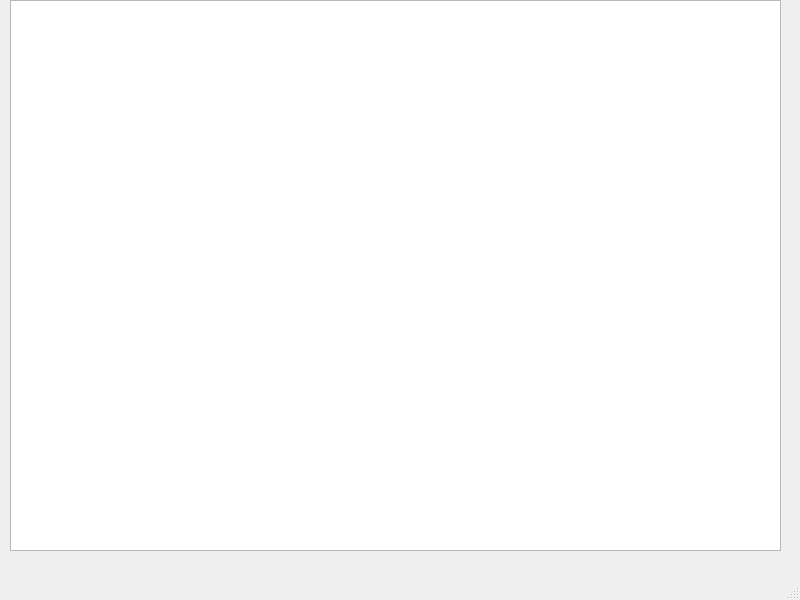
<?xml version="1.0" encoding="UTF-8"?>
<ui version="4.0">
 <class>MainWindow</class>
 <widget class="QMainWindow" name="MainWindow">
  <property name="geometry">
   <rect>
    <x>0</x>
    <y>0</y>
    <width>800</width>
    <height>600</height>
   </rect>
  </property>
  <property name="windowTitle">
   <string>MainWindow</string>
  </property>
  <widget class="QWidget" name="centralwidget">
   <widget class="QTableWidget" name="tableWidget">
    <property name="geometry">
     <rect>
      <x>10</x>
      <y>0</y>
      <width>771</width>
      <height>551</height>
     </rect>
    </property>
   </widget>
  </widget>
  <widget class="QMenuBar" name="menubar">
   <property name="geometry">
    <rect>
     <x>0</x>
     <y>0</y>
     <width>800</width>
     <height>21</height>
    </rect>
   </property>
  </widget>
  <widget class="QStatusBar" name="statusbar"/>
 </widget>
 <resources/>
 <connections/>
</ui>
